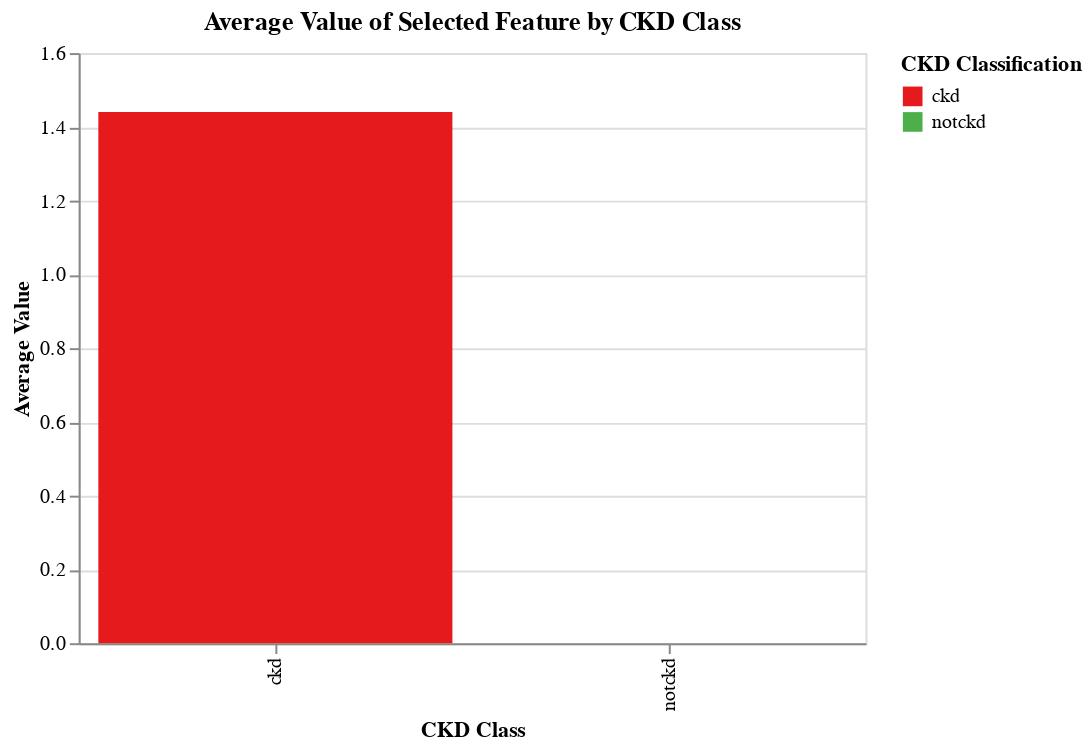

The code cell stored with this chart in its notebook:
### Markdown cell above
#### Feature Explorer
**Hypothesis**: Certain features such as serum creatinine and albumin show significantly different average values between CKD and non-CKD patients.

**Why investigate?**: From EDA conclusion, you can see that these features are tied to kideny function. Understanding which features consistently differ can help us identify early indicators of CKD.

The feature explorer allows quick comparison between average values across the features using a dropdown. Once a selection is made the visualization changes.

![Feature Explorer](vega_viz_images/1.png)

### Code cell
# Making sure the actual feature name is visible so that the user can understand
feature_label_map = {
    'sc': 'Serum Creatinine',
    'al': 'Albumin',
    'sg': 'Specific Gravity',
    'hemo': 'Hemoglobin',
    'rc': 'Red Blood Cell Count',
    'pcv': 'Packed Cell Volume'
}

label_to_col = {v: k for k, v in feature_label_map.items()}

df_filtered = df[list(feature_label_map.keys()) + ['classification']].copy()
df_filtered['classification'] = df_filtered['classification'].astype(str)

df_long = df_filtered.melt(id_vars='classification', var_name='feature', value_name='value')
df_long = df_long.dropna()
df_long['label'] = df_long['feature'].map(feature_label_map)

dropdown = alt.binding_select(options=list(label_to_col.keys()), name='Feature: ')
selector = alt.param('FeatureSelector', bind=dropdown, value='Albumin')

bar_chart = alt.Chart(df_long).add_params(
    selector
).transform_filter(
    alt.datum.label == selector
).mark_bar().encode(
    x=alt.X('classification:N', title='CKD Class'),
    y=alt.Y('mean(value):Q', title='Average Value'),
    color=alt.Color('classification:N', title='CKD Classification',
                    scale=alt.Scale(domain=['ckd', 'notckd'],
                                    range=['#e41a1c', '#4daf4a']))
).properties(
    width=400,
    height=300,
    title="Average Value of Selected Feature by CKD Class"
)

bar_chart

### Figure 1 — Vega-Lite specification as saved in the notebook (floating-point values rounded to 4 significant figures; data arrays with more than 128 entries replaced by an {"elided": "..."} marker saying what was removed)
{"config": {"view": {"continuousWidth": 300, "continuousHeight": 300}}, "data": {"name": "data-c05b406cdc71236e89a81b86622c857d"}, "mark": {"type": "bar"}, "encoding": {"color": {"field": "classification", "scale": {"domain": ["ckd", "notckd"], "range": ["#e41a1c", "#4daf4a"]}, "title": "CKD Classification", "type": "nominal"}, "x": {"field": "classification", "title": "CKD Class", "type": "nominal"}, "y": {"aggregate": "mean", "field": "value", "title": "Average Value", "type": "quantitative"}}, "height": 300, "params": [{"name": "FeatureSelector", "bind": {"input": "select", "options": ["Serum Creatinine", "Albumin", "Specific Gravity", "Hemoglobin", "Red Blood Cell Count", "Packed Cell Volume"], "name": "Feature: "}, "value": "Albumin"}], "title": "Average Value of Selected Feature by CKD Class", "transform": [{"filter": "(datum.label === FeatureSelector)"}], "width": 400, "$schema": "https://vega.github.io/schema/vega-lite/v5.20.1.json", "datasets": {"data-c05b406cdc71236e89a81b86622c857d": {"elided": "2400 records"}}}
